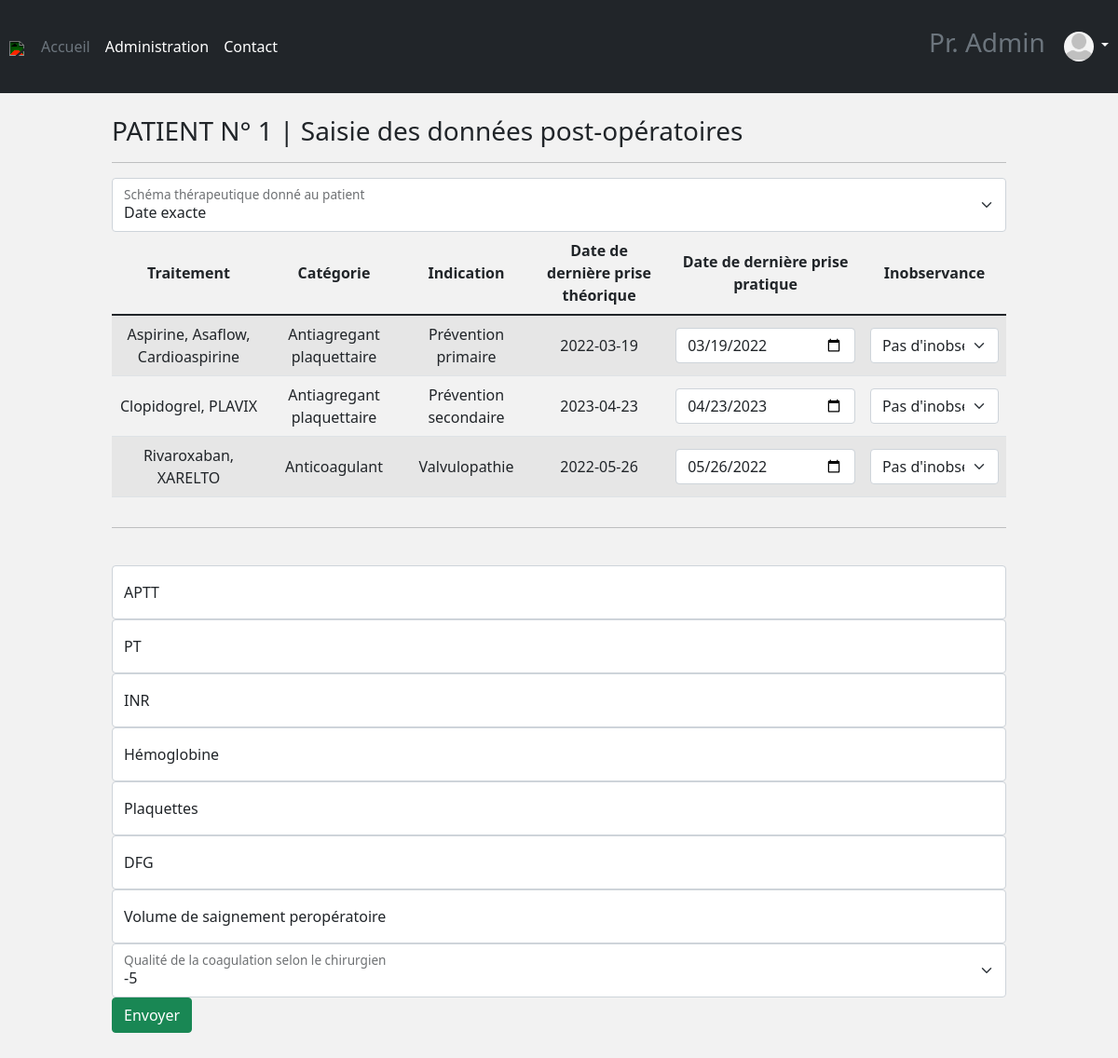
The app's page /patient/postop/patient-1/ (signed in) with its own data.
### account/models.py (models this page shows, shortened)
class Account(AbstractBaseUser):
    username = models.CharField(max_length=30, unique=True)
    email = models.EmailField(verbose_name="email", max_length=60, unique=True)
    alias = models.CharField(max_length=200, default="Dr.")
    profile_picture = models.ImageField(upload_to=upload_location, blank=True, null=True)
    date_joined = models.DateTimeField(verbose_name='date joined', auto_now_add=True)
    last_login = models.DateTimeField(verbose_name='last login', auto_now=True)
    is_admin = models.BooleanField(default=False)
    is_active = models.BooleanField(default=True)
    is_staff = models.BooleanField(default=False)
    is_superuser = models.BooleanField(default=False)
    USERNAME_FIELD = 'username'
    REQUIRED_FIELDS = ['email']
    objects = MyAccountManager()
    def profile_picture_is_valid(self):
        return self.profile_picture and os.path.isfile(os.path.join(MEDIA_ROOT, self.profile_picture.name))

### patient/models.py (models this page shows, shortened)
class Patient(models.Model):
    firstname = models.CharField('prénom', max_length=200, default="")
    lastname = models.CharField('nom', max_length=200, default="")
    height = models.IntegerField('taille')
    weight = models.IntegerField('poids')
    ddn = models.DateField('Date de naissance')
    ddi = models.DateField("Date de l'intervention", null=True, blank=True)
    intervention = models.CharField('intervention', max_length=200, default="", blank=True)
    chirurgien = models.CharField('chirurgien', max_length=200, default="", blank=True)
    chirurgie = models.CharField("Discipline de l'intervention", max_length=40, choices=to_choice(CHIR_CHOICES), blank=True)
    bleeding_risk = models.CharField("Risque hémorragique de la chirurgie", max_length=100, choices=to_choice(BLEEDRISK_CHOICES), blank=True)
    ddconsult = models.DateField("Date de la consultation", auto_now_add=True, blank=True)
    traitements = models.JSONField(default=dict, blank=True)
    algo = models.CharField("Algorithme suivi", max_length=40, choices=to_choice(ALGO_CHOICES), blank=True)
    algo_complete_results = models.JSONField(default=dict)
    schema_therap = models.CharField("Schéma thérapeutique donné au patient", max_length=40, default="Date exacte",
                                     choices=to_choice(["Date exacte", "Terminologie 'dernière prise à J-xx'", "Pas d'arrêt du traitement"]))
    aptt = models.IntegerField('APTT', null=True, blank=True)
    pt = models.IntegerField('PT', null=True, blank=True)
    inr = models.IntegerField('INR', null=True, blank=True)
    hemoglobine = models.IntegerField('Hémoglobine', null=True, blank=True)
    plaquette = models.IntegerField('Plaquettes', null=True, blank=True)
    dfg = models.IntegerField('DFG', null=True, blank=True)
    vol_sang = models.IntegerField('Volume de saignement peropératoire', null=True, blank=True)
    coag = models.CharField("Qualité de la coagulation selon le chirurgien", max_length=2, default='-5',
                            choices=to_choice(['-' + str(i) for i in range(6)] + ['+' + str(i) for i in range(5, -1, -1)]))
    incl_num = models.AutoField(primary_key=True)
    date_published = models.DateTimeField(auto_now_add=True, verbose_name="date published")
    date_updated = models.DateTimeField(auto_now=True, verbose_name="date updated")
    author = models.ForeignKey(settings.AUTH_USER_MODEL, on_delete=models.CASCADE)
    slug = models.SlugField(blank=True, unique=True)

### patient/views.py (the view, shortened to what this page needs)
# urls.py: path('postop/<slug>/', postop_patient_view, name="postop"),
@login_required(login_url='login')
def postop_patient_view(request, slug):
    patient = get_object_or_404(Patient, slug=slug)
    context = {}
    form = PostopPatientFileForm(request.POST or None, instance=patient)
    context['slug'] = slug
    context['form'] = form
    context['patient'] = patient
    return render(request, "patient/postop_patient.html", context)

### patient/forms.py (shortened to what this page needs)
class PostopPatientFileForm(CustomModelForm):
    class Meta:
        model = Patient
        fields = ["schema_therap", "aptt", "pt", "inr", "hemoglobine", "plaquette", "dfg", "vol_sang", "coag"]
    def get_inobservance_choices(self):
        return ["Pas d'inobservance", "Oubli", "Incompréhension", "Contre-ordre médical"]

### patient/forms.py (called while the page is built)
    def init_input_types(self):
        for field in self:
            if isinstance(field.field, (forms.fields.DateField)):
                field.input_type = 'date'
            else:
                field.input_type = field.field.widget.input_type

### patient/templates/patient/postop_patient.html (shortened to what this page needs)
{% extends 'base.html' %}
{% load bootstrap %}
{% block content %}
<form method="post" class="create-form">
  <br>
  <h3> PATIENT N° {{patient.incl_num}} | Saisie des données post-opératoires </h3> <hr>
  {% include 'patient/snippets/field2html.html' with field=form.schema_therap %}
  <div class="table-responsive">
    <table id="mytable" class="table table-bordred table-striped sortable">
      <thead>
        <th>Traitement</th>
        <th>Catégorie</th>
        <th>Indication</th>
        <th>Date de dernière prise théorique</th>
        <th>Date de dernière prise pratique</th>
        <th>Inobservance</th>
      </thead>
      {% for i, v in patient.traitements.items %}
        <tr>
          <td> {{v.traitement}} </td>
          <td> {{v.categorie}} </td>
          <td> {{v.pathologie}} </td>
          <td> {{v.ddprise_th}} </td>
          <td>
          {% if v.ddprise_pr %}
            <input type="date" name="ddprise_pr__{{i}}" id="ddprise_pr__{{i}}" class="form-control" value={{v.ddprise_pr}}>
          {% else %}
            <input type="date" name="ddprise_pr__{{i}}" id="ddprise_pr__{{i}}" class="form-control" value={{v.ddprise_th}}>
          {% endif %}
          </td>
          <td>
            <select class="form-select" id="inobservance__{{i}}" name="inobservance__{{i}}">
              {% for value in form.get_inobservance_choices %}
                <option value="{{value}}" {% if v.inobservance == value %} selected {% endif %} >{{ value }}</option>
              {% endfor %}
            </select>
          </td>
        </tr>
      {% endfor %}
    </table>
  </div>
  <hr><br>
  {% for field in form %}
    {% if field.name != 'schema_therap' %}
      {% include 'patient/snippets/field2html.html' %}
    {% endif %}
  {% endfor %}
  <button type="submit" class="btn btn-success">Envoyer</button>
</form>
{% endblock content %}

### templates/snippets/header.html (shortened to what this page needs)
{% load static %}
<header class="bg-dark">
  <a id='ppage' class="text-white" href="#">
    <img src="{% static 'images/previous_page.svg' %}" class="icon" width="40px" />
  </a>
  <div id="menu">
    <div id="header-links">
      {% include 'snippets/menu.html' %}
    </div>
  </div>
  <div id="hello">
    <h3 id='hello-text' class="text-secondary"> {{ user.alias }}</h3>
  </div>
  <div id="dropdown">
    <a href="#" class="link-light text-decoration-none dropdown-toggle" id="dropdownUser1" data-bs-toggle="dropdown" aria-expanded="false">
      {% if user.profile_picture_is_valid %}
      <img src="{{user.profile_picture.url}}" alt="mdo" width="32" height="32" class="rounded-circle">
      {% else %}
      <img src="{% static 'images/default_profile_picture.png' %}" alt="mdo" width="32" height="32" class="rounded-circle">
      {% endif %}
    </a>
  </div>
</header>

### patient/templates/patient/snippets/field2html.html (shortened to what this page needs)
{% if not nolabel %}
  <div class="form-floating">
{% else %}
  <div class="form">
{% endif %}
  {% if field.input_type == 'select' %}
    <select class="form-select" id={{field.name}} name={{field.name}}>
      {% for value, label in field.field.choices %}
        <option value="{{value}}" {% if field.value == value %} selected {% endif %} >{{ label }}</option>
      {% endfor %}
    </select>
  {% elif field.input_type == 'date' and format_date %}
    <input {% if field.field.required %} required {% endif %} type="{{field.input_type}}" name={{field.name}} id={{field.name}} class="form-control" placeholder={{field.label}} value="{{field.value|date:'Y-m-d'}}">
  {% else %}
    <input {% if field.field.required %} required {% endif %} type="{{field.input_type}}" name={{field.name}} id={{field.name}} class="form-control" placeholder={{field.label}} value="{{field.value}}">
  {% endif %}
  {% if not nolabel %}
    <label class="shrinkable" for={{field.name}}>{{field.label}}</label>
  {% endif %}
</div>

### templates/snippets/base_css.html (style rules this page uses)
body { background-color: #f2f2f2; }
.shrinkable { white-space: nowrap; }
.icon { color: white; filter: invert(100%) sepia(0%) saturate(500%) brightness(120%) contrast(100%) hue-rotate(90deg); }

### templates/snippets/header.html (style rules this page uses)
header { height: 100px; display: flex; justify-content: space-between; align-items: center; padding: 10px; }
#dropdown { padding-left: 20px; }
#header-links { display: flex; }
#menu { padding-left: 10px; }

### templates/base.html (style rules this page uses)
body { overflow-y: auto; }

### patient/templates/patient/postop_patient.html (style rules this page uses)
.create-form { width: 80%; max-width: 100%; margin: auto; min-width: 300px; }
td { vertical-align:middle; text-align:center; }
th { vertical-align:middle; text-align:center; }

### records on screen
Account: alias "Pr. Admin"
Patient: incl_num "1", schema_therap "Date exacte", coag "-5"

### other values on screen
{{ v.traitement }} "Aspirine, Asaflow, Cardioaspirine" "Clopidogrel, PLAVIX" "Rivaroxaban, XARELTO"
{{ v.categorie }} "Antiagregant plaquettaire" "Antiagregant plaquettaire" "Anticoagulant"
{{ v.pathologie }} "Prévention primaire" "Prévention secondaire" "Valvulopathie"
{{ v.ddprise_th }} "2022-03-19" "2023-04-23" "2022-05-26"
form field value "Pas d'inobservance"
